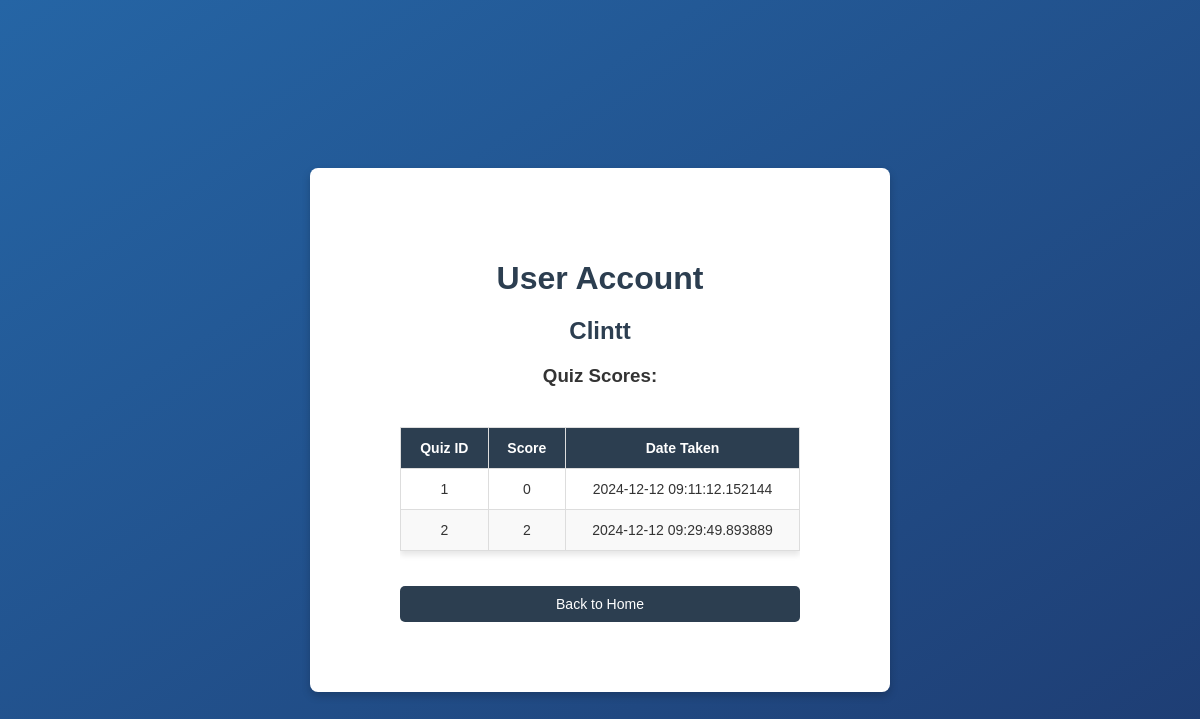
The page /user/1 on the database as committed earlier.
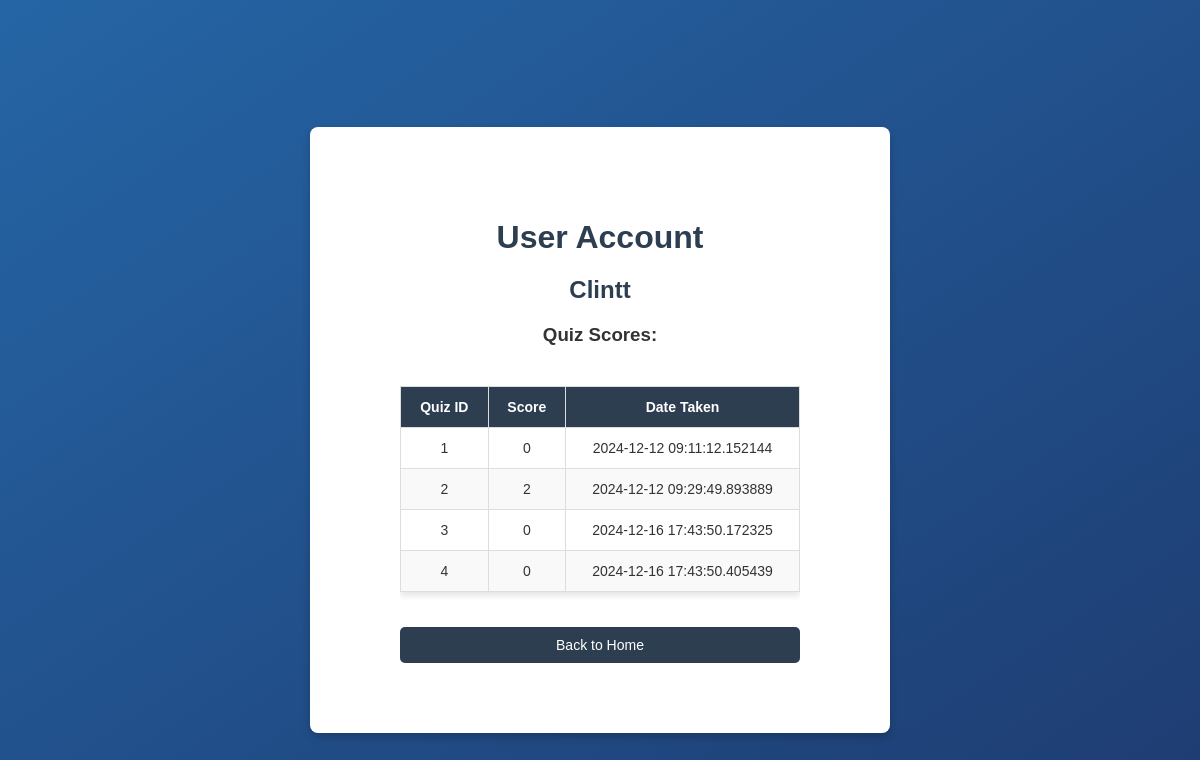
The same page on the database as committed later.
### app.py (models this page shows)
class User(db.Model):
    id = db.Column(db.Integer, primary_key=True)
    username = db.Column(db.String(150), unique=True, nullable=False)
    password = db.Column(db.String(150), nullable=False)
    quizzes = db.relationship('QuizResult', backref='user', lazy=True)

class QuizResult(db.Model):
    id = db.Column(db.Integer, primary_key=True)
    user_id = db.Column(db.Integer, db.ForeignKey('user.id'), nullable=False)
    score = db.Column(db.Integer, nullable=False)
    date_taken = db.Column(db.DateTime, default=datetime.datetime.utcnow)

### app.py (the view)
@app.route('/user/<int:user_id>', methods=['GET'])
def user_account(user_id):
    user = User.query.get_or_404(user_id)
    quizzes = QuizResult.query.filter_by(user_id=user_id).all()
    return render_template('user_account.html', user=user, quizzes=quizzes)

### templates/user_account.html (shortened to what this page needs)
<!DOCTYPE html>
<html lang="en">
<head>
    <link rel="stylesheet" type="text/css" href="{{ url_for('static', filename='css/styles.css') }}">
</head>
<body class="auth-page">
    <div class="auth-container">
        <h1>User Account</h1>
        <h2>{{ user.username }}</h2>
        <h3>Quiz Scores:</h3>
        {% if quizzes %}
            <div class="table-container">
                <table>
                    <thead>
                        <tr>
                            <th>Quiz ID</th>
                            <th>Score</th>
                            <th>Date Taken</th>
                        </tr>
                    </thead>
                    <tbody>
                        {% for quiz in quizzes %}
                            <tr>
                                <td>{{ quiz.id }}</td>
                                <td>{{ quiz.score }}</td>
                                <td>{{ quiz.date_taken }}</td>
                            </tr>
                        {% endfor %}
                    </tbody>
                </table>
            </div>
        {% else %}
            <p>No quizzes taken yet.</p>
        {% endif %}
        <a href="/" class="btn-secondary">Back to Home</a>
    </div>
</body>
</html>

### static/css/styles.css (style rules this page uses)
body { font-family: Arial, sans-serif; margin: 0; padding: 0; background-color: #f4f4f9; color: #333; display: flex; justify-content: center; align-items: center; flex-direction: column; min-height: 100vh; }
h1, h2 { color: #2c3e50; }
a { text-decoration: none; color: #3498db; }
a, a:link, a:visited, a:hover, a:active, a:focus, button, button:focus { text-decoration: none; outline: none; }
body.auth-page { background: linear-gradient(to bottom right, #2565a5, #1e3c72); display: flex; justify-content: center; align-items: center; height: 100vh; margin: 0; }
.auth-container { background: #fff; padding: 70px 90px; border-radius: 8px; box-shadow: 0 4px 8px rgba(0, 0, 0, 0.2); width: 100%; max-width: 400px; text-align: center; margin-top: 60px; }
.auth-container h1 { margin-bottom: 20px; color: #2c3e50; }
.table-container { overflow-x: auto; margin-top: 20px; }
table { width: 100%; border-collapse: collapse; margin: 20px 0; font-size: 14px; box-shadow: 0 4px 6px rgba(0, 0, 0, 0.1); }
table th, table td { text-align: center; padding: 12px 15px; border: 1px solid #ddd; }
table thead th { background-color: #2c3e50; color: #fff; font-weight: bold; }
table tbody tr:nth-child(even) { background-color: #f9f9f9; / }
.btn-secondary { display: inline-block; margin-top: 15px; background-color: #2c3e50; color: #fff; padding: 10px 20px; border-radius: 5px; text-decoration: none; font-size: 14px; width: 90%; transition: background-color 0.3s ease, transform 0.2s ease; }

Rows that differ between the two databases and show on the page:
added QuizResult: id "3", score "0", date_taken "2024-12-16 17:43:50.172325"
added QuizResult: id "4", score "0", date_taken "2024-12-16 17:43:50.405439"
